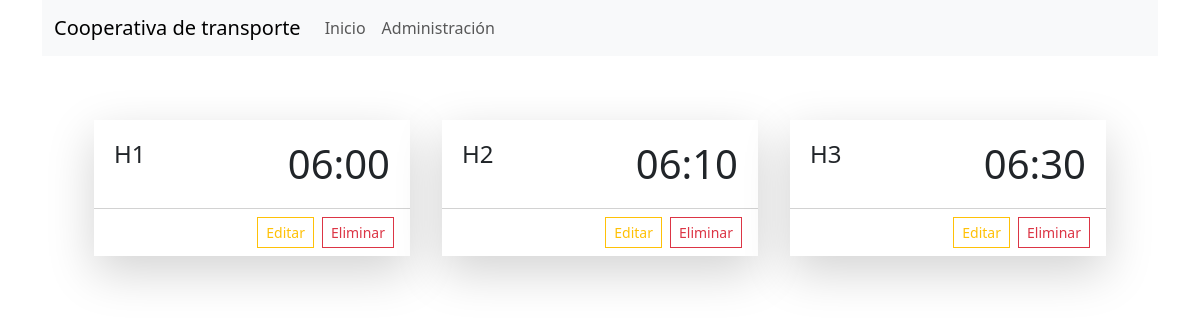
/horarios/, run on the app's committed database.
### Apps/horarios/models.py (models this page shows, shortened)
class Horario(models.Model):
    id = models.AutoField(primary_key=True)
    codigo = models.CharField(max_length=10, unique=True)
    hora = models.TimeField()

### Apps/horarios/views.py (the view)
# urls.py: path('', views.inicio),
def inicio(request):
    return render(request, 'horarios.html', {'horarios':Horario.objects.all(),
                                          'titulo':'HORARIOS'})

### Apps/horarios/templates/horarios.html (shortened to what this page needs)
{% extends 'base.html' %}
{% block body %}
    <div class="row p-5">
        {% for h in horarios %}
        <div class="col-sm-4 p-3 mb-5">
            <div class="rounded-0 border-0 card shadow-lg">
                <div class="card-body">
                  <div class="d-flex justify-content-between p-md-1">
                    <div class="d-flex justify-content-end">
                      <div>
                        <h4>{{h.codigo}}</h4>
                      </div>
                    </div>
                    <div class="align-self-center">
                      <h2 class="h1 mb-0">{{h.hora}}</h2>
                    </div>
                  </div>
                </div>
                <div class="card-footer bg-body">
                    <div class="d-flex justify-content-end align-items-center">
                        <a href="/horarios/administracion/editar/{{h.id}}" class="rounded-0 btn btn-sm me-2 btn-outline-warning">Editar</a>
                        <form action="/horarios/administracion/eliminar/{{h.id}}" method="post">
                            <button class="rounded-0 btn btn-outline-danger btn-sm">
                                Eliminar
                            </button>
                        </form>
                    </div>
                </div>
            </div>
        </div>
        {% endfor %}
    </div>
{% endblock  %}

### data on the page
Horario: codigo "H1", hora "06:00"
Horario: codigo "H2", hora "06:10"
Horario: codigo "H3", hora "06:30"
